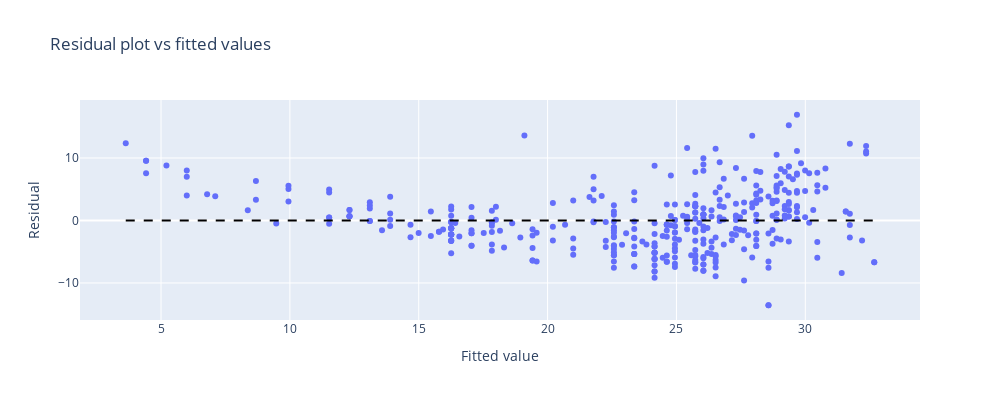

Here is the notebook cell this chart was saved with:
### Code cell
scatter = go.Scatter(x=result.fittedvalues, y=result.resid, mode='markers', name='Residual')
fig = go.Figure(data=[scatter])
fig.add_shape(type='line', x0=min(result.fittedvalues), y0=0, x1=max(result.fittedvalues), y1=0, 
    line=dict(color='black', dash='dash'))
fig.update_layout(
    title='Residual plot vs fitted values',
    xaxis_title='Fitted value',
    yaxis_title='Residual',
    width=1000,
    height=400
)
fig.show()

### Figure 1 — Plotly figure (JSON) as saved in the notebook; plotly's stock layout.template omitted (floating-point values rounded to 4 significant figures; data arrays with more than 128 entries replaced by an {"elided": "..."} marker saying what was removed)
{"data": [{"mode": "markers", "name": "Residual", "type": "scatter", "x": {"elided": "392 float values"}, "y": {"elided": "392 float values"}}], "layout": {"height": 400, "shapes": [{"line": {"color": "black", "dash": "dash"}, "type": "line", "x0": 3.632, "x1": 32.68, "y0": 0, "y1": 0}], "title": {"text": "Residual plot vs fitted values"}, "width": 1000, "xaxis": {"title": {"text": "Fitted value"}}, "yaxis": {"title": {"text": "Residual"}}}}
